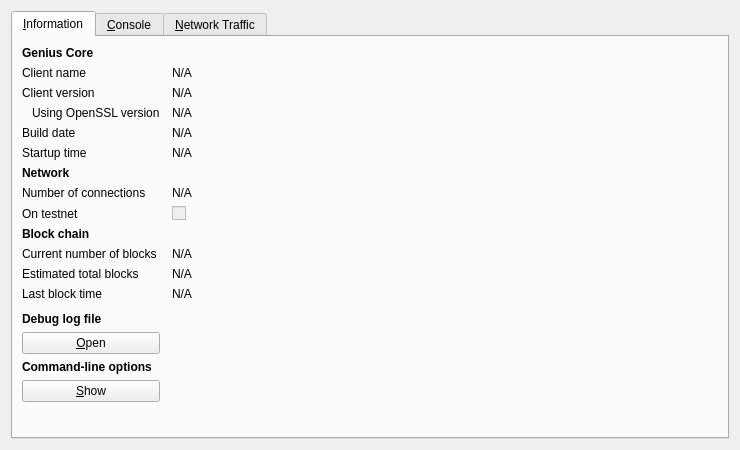
<?xml version="1.0" encoding="UTF-8"?>
<ui version="4.0">
 <class>RPCConsole</class>
 <widget class="QDialog" name="RPCConsole">
  <property name="geometry">
   <rect>
    <x>0</x>
    <y>0</y>
    <width>740</width>
    <height>450</height>
   </rect>
  </property>
  <property name="windowTitle">
   <string>Genius - Debug window</string>
  </property>
  <layout class="QVBoxLayout" name="verticalLayout_2">
   <item>
    <widget class="QTabWidget" name="tabWidget">
     <property name="currentIndex">
      <number>0</number>
     </property>
     <widget class="QWidget" name="tab_info">
      <attribute name="title">
       <string>&amp;Information</string>
      </attribute>
      <layout class="QGridLayout" name="gridLayout" columnstretch="0,1">
       <property name="horizontalSpacing">
        <number>12</number>
       </property>
       <item row="0" column="0">
        <widget class="QLabel" name="label_9">
         <property name="font">
          <font>
           <weight>75</weight>
           <bold>true</bold>
          </font>
         </property>
         <property name="text">
          <string>Genius Core</string>
         </property>
        </widget>
       </item>
       <item row="1" column="0">
        <widget class="QLabel" name="label_5">
         <property name="text">
          <string>Client name</string>
         </property>
        </widget>
       </item>
       <item row="1" column="1">
        <widget class="QLabel" name="clientName">
         <property name="cursor">
          <cursorShape>IBeamCursor</cursorShape>
         </property>
         <property name="text">
          <string>N/A</string>
         </property>
         <property name="textFormat">
          <enum>Qt::PlainText</enum>
         </property>
         <property name="textInteractionFlags">
          <set>Qt::LinksAccessibleByMouse|Qt::TextSelectableByKeyboard|Qt::TextSelectableByMouse</set>
         </property>
        </widget>
       </item>
       <item row="2" column="0">
        <widget class="QLabel" name="label_6">
         <property name="text">
          <string>Client version</string>
         </property>
        </widget>
       </item>
       <item row="2" column="1">
        <widget class="QLabel" name="clientVersion">
         <property name="cursor">
          <cursorShape>IBeamCursor</cursorShape>
         </property>
         <property name="text">
          <string>N/A</string>
         </property>
         <property name="textFormat">
          <enum>Qt::PlainText</enum>
         </property>
         <property name="textInteractionFlags">
          <set>Qt::LinksAccessibleByMouse|Qt::TextSelectableByKeyboard|Qt::TextSelectableByMouse</set>
         </property>
        </widget>
       </item>
       <item row="3" column="0">
        <widget class="QLabel" name="label_14">
         <property name="text">
          <string>Using OpenSSL version</string>
         </property>
         <property name="indent">
          <number>10</number>
         </property>
        </widget>
       </item>
       <item row="3" column="1">
        <widget class="QLabel" name="openSSLVersion">
         <property name="cursor">
          <cursorShape>IBeamCursor</cursorShape>
         </property>
         <property name="text">
          <string>N/A</string>
         </property>
         <property name="textFormat">
          <enum>Qt::PlainText</enum>
         </property>
         <property name="textInteractionFlags">
          <set>Qt::LinksAccessibleByMouse|Qt::TextSelectableByKeyboard|Qt::TextSelectableByMouse</set>
         </property>
        </widget>
       </item>
       <item row="4" column="0">
        <widget class="QLabel" name="label_12">
         <property name="text">
          <string>Build date</string>
         </property>
        </widget>
       </item>
       <item row="4" column="1">
        <widget class="QLabel" name="buildDate">
         <property name="cursor">
          <cursorShape>IBeamCursor</cursorShape>
         </property>
         <property name="text">
          <string>N/A</string>
         </property>
         <property name="textFormat">
          <enum>Qt::PlainText</enum>
         </property>
         <property name="textInteractionFlags">
          <set>Qt::LinksAccessibleByMouse|Qt::TextSelectableByKeyboard|Qt::TextSelectableByMouse</set>
         </property>
        </widget>
       </item>
       <item row="5" column="0">
        <widget class="QLabel" name="label_13">
         <property name="text">
          <string>Startup time</string>
         </property>
        </widget>
       </item>
       <item row="5" column="1">
        <widget class="QLabel" name="startupTime">
         <property name="cursor">
          <cursorShape>IBeamCursor</cursorShape>
         </property>
         <property name="text">
          <string>N/A</string>
         </property>
         <property name="textFormat">
          <enum>Qt::PlainText</enum>
         </property>
         <property name="textInteractionFlags">
          <set>Qt::LinksAccessibleByMouse|Qt::TextSelectableByKeyboard|Qt::TextSelectableByMouse</set>
         </property>
        </widget>
       </item>
       <item row="6" column="0">
        <widget class="QLabel" name="label_11">
         <property name="font">
          <font>
           <weight>75</weight>
           <bold>true</bold>
          </font>
         </property>
         <property name="text">
          <string>Network</string>
         </property>
        </widget>
       </item>
       <item row="7" column="0">
        <widget class="QLabel" name="label_7">
         <property name="text">
          <string>Number of connections</string>
         </property>
        </widget>
       </item>
       <item row="7" column="1">
        <widget class="QLabel" name="numberOfConnections">
         <property name="cursor">
          <cursorShape>IBeamCursor</cursorShape>
         </property>
         <property name="text">
          <string>N/A</string>
         </property>
         <property name="textFormat">
          <enum>Qt::PlainText</enum>
         </property>
         <property name="textInteractionFlags">
          <set>Qt::LinksAccessibleByMouse|Qt::TextSelectableByKeyboard|Qt::TextSelectableByMouse</set>
         </property>
        </widget>
       </item>
       <item row="8" column="0">
        <widget class="QLabel" name="label_8">
         <property name="text">
          <string>On testnet</string>
         </property>
        </widget>
       </item>
       <item row="8" column="1">
        <widget class="QCheckBox" name="isTestNet">
         <property name="enabled">
          <bool>false</bool>
         </property>
         <property name="text">
          <string/>
         </property>
        </widget>
       </item>
       <item row="9" column="0">
        <widget class="QLabel" name="label_10">
         <property name="font">
          <font>
           <weight>75</weight>
           <bold>true</bold>
          </font>
         </property>
         <property name="text">
          <string>Block chain</string>
         </property>
        </widget>
       </item>
       <item row="10" column="0">
        <widget class="QLabel" name="label_3">
         <property name="text">
          <string>Current number of blocks</string>
         </property>
        </widget>
       </item>
       <item row="10" column="1">
        <widget class="QLabel" name="numberOfBlocks">
         <property name="cursor">
          <cursorShape>IBeamCursor</cursorShape>
         </property>
         <property name="text">
          <string>N/A</string>
         </property>
         <property name="textFormat">
          <enum>Qt::PlainText</enum>
         </property>
         <property name="textInteractionFlags">
          <set>Qt::LinksAccessibleByMouse|Qt::TextSelectableByKeyboard|Qt::TextSelectableByMouse</set>
         </property>
        </widget>
       </item>
       <item row="11" column="0">
        <widget class="QLabel" name="label_4">
         <property name="text">
          <string>Estimated total blocks</string>
         </property>
        </widget>
       </item>
       <item row="11" column="1">
        <widget class="QLabel" name="totalBlocks">
         <property name="cursor">
          <cursorShape>IBeamCursor</cursorShape>
         </property>
         <property name="text">
          <string>N/A</string>
         </property>
         <property name="textFormat">
          <enum>Qt::PlainText</enum>
         </property>
         <property name="textInteractionFlags">
          <set>Qt::LinksAccessibleByMouse|Qt::TextSelectableByKeyboard|Qt::TextSelectableByMouse</set>
         </property>
        </widget>
       </item>
       <item row="12" column="0">
        <widget class="QLabel" name="label_2">
         <property name="text">
          <string>Last block time</string>
         </property>
        </widget>
       </item>
       <item row="12" column="1">
        <widget class="QLabel" name="lastBlockTime">
         <property name="cursor">
          <cursorShape>IBeamCursor</cursorShape>
         </property>
         <property name="text">
          <string>N/A</string>
         </property>
         <property name="textFormat">
          <enum>Qt::PlainText</enum>
         </property>
         <property name="textInteractionFlags">
          <set>Qt::LinksAccessibleByMouse|Qt::TextSelectableByKeyboard|Qt::TextSelectableByMouse</set>
         </property>
        </widget>
       </item>
       <item row="13" column="0">
        <spacer name="verticalSpacer_2">
         <property name="orientation">
          <enum>Qt::Vertical</enum>
         </property>
         <property name="sizeHint" stdset="0">
          <size>
           <width>20</width>
           <height>20</height>
          </size>
         </property>
        </spacer>
       </item>
       <item row="14" column="0">
        <widget class="QLabel" name="labelDebugLogfile">
         <property name="font">
          <font>
           <weight>75</weight>
           <bold>true</bold>
          </font>
         </property>
         <property name="text">
          <string>Debug log file</string>
         </property>
        </widget>
       </item>
       <item row="15" column="0">
        <widget class="QPushButton" name="openDebugLogfileButton">
         <property name="toolTip">
          <string>Open the Genius debug log file from the current data directory. This can take a few seconds for large log files.</string>
         </property>
         <property name="text">
          <string>&amp;Open</string>
         </property>
         <property name="autoDefault">
          <bool>false</bool>
         </property>
        </widget>
       </item>
       <item row="16" column="0">
        <widget class="QLabel" name="labelCLOptions">
         <property name="font">
          <font>
           <weight>75</weight>
           <bold>true</bold>
          </font>
         </property>
         <property name="text">
          <string>Command-line options</string>
         </property>
        </widget>
       </item>
       <item row="17" column="0">
        <widget class="QPushButton" name="showCLOptionsButton">
         <property name="toolTip">
          <string>Show the Genius-Qt help message to get a list with possible Genius command-line options.</string>
         </property>
         <property name="text">
          <string>&amp;Show</string>
         </property>
         <property name="autoDefault">
          <bool>false</bool>
         </property>
        </widget>
       </item>
       <item row="18" column="0">
        <spacer name="verticalSpacer">
         <property name="orientation">
          <enum>Qt::Vertical</enum>
         </property>
         <property name="sizeHint" stdset="0">
          <size>
           <width>20</width>
           <height>40</height>
          </size>
         </property>
        </spacer>
       </item>
      </layout>
     </widget>
     <widget class="QWidget" name="tab_console">
      <attribute name="title">
       <string>&amp;Console</string>
      </attribute>
      <layout class="QVBoxLayout" name="verticalLayout_3">
       <property name="spacing">
        <number>3</number>
       </property>
       <item>
        <widget class="QTextEdit" name="messagesWidget">
         <property name="minimumSize">
          <size>
           <width>0</width>
           <height>100</height>
          </size>
         </property>
         <property name="readOnly">
          <bool>true</bool>
         </property>
         <property name="tabKeyNavigation" stdset="0">
          <bool>false</bool>
         </property>
         <property name="columnCount" stdset="0">
          <number>2</number>
         </property>
        </widget>
       </item>
       <item>
        <layout class="QHBoxLayout" name="horizontalLayout">
         <property name="spacing">
          <number>3</number>
         </property>
         <item>
          <widget class="QLabel" name="label">
           <property name="text">
            <string notr="true">&gt;</string>
           </property>
          </widget>
         </item>
         <item>
          <widget class="QLineEdit" name="lineEdit"/>
         </item>
         <item>
          <widget class="QPushButton" name="clearButton">
           <property name="maximumSize">
            <size>
             <width>24</width>
             <height>24</height>
            </size>
           </property>
           <property name="toolTip">
            <string>Clear console</string>
           </property>
           <property name="text">
            <string/>
           </property>
           <property name="icon">
            <iconset resource="../bitcoin.qrc">
             <normaloff>:/icons/remove</normaloff>:/icons/remove</iconset>
           </property>
           <property name="shortcut">
            <string notr="true">Ctrl+L</string>
           </property>
           <property name="autoDefault">
            <bool>false</bool>
           </property>
          </widget>
         </item>
        </layout>
       </item>
      </layout>
     </widget>
     <widget class="QWidget" name="tab">
      <attribute name="title">
       <string>&amp;Network Traffic</string>
      </attribute>
      <layout class="QHBoxLayout" name="horizontalLayout_3">
       <item>
        <layout class="QVBoxLayout" name="verticalLayout_4">
         <item>
          <widget class="TrafficGraphWidget" name="trafficGraph" native="true">
           <property name="sizePolicy">
            <sizepolicy hsizetype="Expanding" vsizetype="Expanding">
             <horstretch>0</horstretch>
             <verstretch>0</verstretch>
            </sizepolicy>
           </property>
          </widget>
         </item>
         <item>
          <layout class="QHBoxLayout" name="horizontalLayout_2">
           <item>
            <widget class="QSlider" name="sldGraphRange">
             <property name="minimum">
              <number>1</number>
             </property>
             <property name="maximum">
              <number>288</number>
             </property>
             <property name="pageStep">
              <number>12</number>
             </property>
             <property name="value">
              <number>6</number>
             </property>
             <property name="orientation">
              <enum>Qt::Horizontal</enum>
             </property>
            </widget>
           </item>
           <item>
            <widget class="QLabel" name="lblGraphRange">
             <property name="minimumSize">
              <size>
               <width>100</width>
               <height>0</height>
              </size>
             </property>
             <property name="alignment">
              <set>Qt::AlignCenter</set>
             </property>
            </widget>
           </item>
           <item>
            <widget class="QPushButton" name="btnClearTrafficGraph">
             <property name="text">
              <string>&amp;Clear</string>
             </property>
            </widget>
           </item>
          </layout>
         </item>
        </layout>
       </item>
       <item>
        <layout class="QVBoxLayout" name="verticalLayout">
         <item>
          <widget class="QGroupBox" name="groupBox">
           <property name="title">
            <string>Totals</string>
           </property>
           <layout class="QVBoxLayout" name="verticalLayout_5">
            <item>
             <layout class="QHBoxLayout" name="horizontalLayout_4">
              <item>
               <widget class="Line" name="line">
                <property name="sizePolicy">
                 <sizepolicy hsizetype="Fixed" vsizetype="Fixed">
                  <horstretch>0</horstretch>
                  <verstretch>0</verstretch>
                 </sizepolicy>
                </property>
                <property name="minimumSize">
                 <size>
                  <width>10</width>
                  <height>0</height>
                 </size>
                </property>
                <property name="palette">
                 <palette>
                  <active>
                   <colorrole role="Light">
                    <brush brushstyle="SolidPattern">
                     <color alpha="255">
                      <red>0</red>
                      <green>255</green>
                      <blue>0</blue>
                     </color>
                    </brush>
                   </colorrole>
                  </active>
                  <inactive>
                   <colorrole role="Light">
                    <brush brushstyle="SolidPattern">
                     <color alpha="255">
                      <red>0</red>
                      <green>255</green>
                      <blue>0</blue>
                     </color>
                    </brush>
                   </colorrole>
                  </inactive>
                  <disabled>
                   <colorrole role="Light">
                    <brush brushstyle="SolidPattern">
                     <color alpha="255">
                      <red>0</red>
                      <green>255</green>
                      <blue>0</blue>
                     </color>
                    </brush>
                   </colorrole>
                  </disabled>
                 </palette>
                </property>
                <property name="orientation">
                 <enum>Qt::Horizontal</enum>
                </property>
               </widget>
              </item>
              <item>
               <widget class="QLabel" name="label_16">
                <property name="text">
                 <string>In:</string>
                </property>
               </widget>
              </item>
              <item>
               <widget class="QLabel" name="lblBytesIn">
                <property name="minimumSize">
                 <size>
                  <width>50</width>
                  <height>0</height>
                 </size>
                </property>
                <property name="alignment">
                 <set>Qt::AlignRight|Qt::AlignTrailing|Qt::AlignVCenter</set>
                </property>
               </widget>
              </item>
             </layout>
            </item>
            <item>
             <layout class="QHBoxLayout" name="horizontalLayout_5">
              <item>
               <widget class="Line" name="line_2">
                <property name="sizePolicy">
                 <sizepolicy hsizetype="Fixed" vsizetype="Fixed">
                  <horstretch>0</horstretch>
                  <verstretch>0</verstretch>
                 </sizepolicy>
                </property>
                <property name="minimumSize">
                 <size>
                  <width>10</width>
                  <height>0</height>
                 </size>
                </property>
                <property name="palette">
                 <palette>
                  <active>
                   <colorrole role="Light">
                    <brush brushstyle="SolidPattern">
                     <color alpha="255">
                      <red>255</red>
                      <green>0</green>
                      <blue>0</blue>
                     </color>
                    </brush>
                   </colorrole>
                  </active>
                  <inactive>
                   <colorrole role="Light">
                    <brush brushstyle="SolidPattern">
                     <color alpha="255">
                      <red>255</red>
                      <green>0</green>
                      <blue>0</blue>
                     </color>
                    </brush>
                   </colorrole>
                  </inactive>
                  <disabled>
                   <colorrole role="Light">
                    <brush brushstyle="SolidPattern">
                     <color alpha="255">
                      <red>255</red>
                      <green>0</green>
                      <blue>0</blue>
                     </color>
                    </brush>
                   </colorrole>
                  </disabled>
                 </palette>
                </property>
                <property name="orientation">
                 <enum>Qt::Horizontal</enum>
                </property>
               </widget>
              </item>
              <item>
               <widget class="QLabel" name="label_17">
                <property name="text">
                 <string>Out:</string>
                </property>
               </widget>
              </item>
              <item>
               <widget class="QLabel" name="lblBytesOut">
                <property name="minimumSize">
                 <size>
                  <width>50</width>
                  <height>0</height>
                 </size>
                </property>
                <property name="alignment">
                 <set>Qt::AlignRight|Qt::AlignTrailing|Qt::AlignVCenter</set>
                </property>
               </widget>
              </item>
             </layout>
            </item>
            <item>
             <spacer name="verticalSpacer_4">
              <property name="orientation">
               <enum>Qt::Vertical</enum>
              </property>
              <property name="sizeHint" stdset="0">
               <size>
                <width>20</width>
                <height>407</height>
               </size>
              </property>
             </spacer>
            </item>
           </layout>
          </widget>
         </item>
        </layout>
       </item>
      </layout>
     </widget>
    </widget>
   </item>
  </layout>
 </widget>
 <customwidgets>
  <customwidget>
   <class>TrafficGraphWidget</class>
   <extends>QWidget</extends>
   <header>trafficgraphwidget.h</header>
   <container>1</container>
   <slots>
    <slot>clear()</slot>
   </slots>
  </customwidget>
 </customwidgets>
 <resources>
  <include location="../bitcoin.qrc"/>
 </resources>
 <connections/>
</ui>
